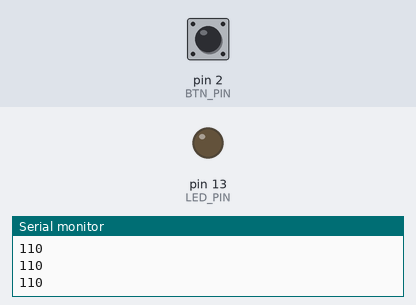
A sketch run on a simulated Arduino Uno, built with avr-gcc and run on an emulated ATmega328P. Parts: output pins drawn as LEDs (lit = HIGH), the last lines printed to the serial monitor. The test bench sets the inputs (shaded band); at power-on: pin 2 (BTN_PIN) HIGH.

Above: at 1.8 s.
1.9 s: pin 2 (BTN_PIN) pulled LOW for 0.6 s
At 2.3 s:
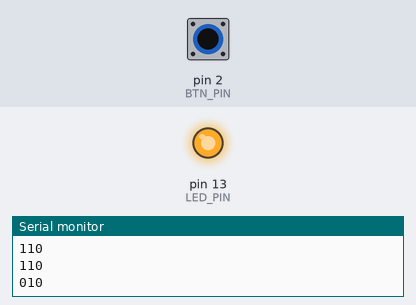
4.0 s: pin 2 (BTN_PIN) pulled LOW for 1 s
At 5.1 s:
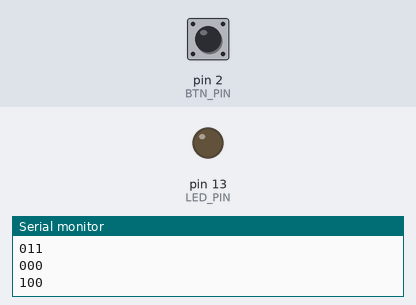
6.5 s: pin 2 (BTN_PIN) pulled LOW for 3.2 s
At 7.0 s:
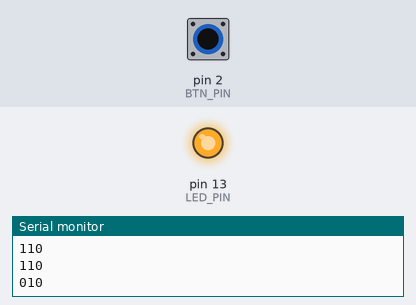
Timing chart, 0 to 9.5 s (numbered marks = the images above; inputs shaded):
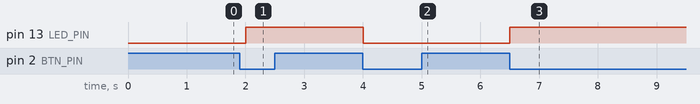

The sketch:

Seminar2_Travis.ino
```cpp
// Define the pin number for the button
const uint8_t BTN_PIN = 2;

// Define the pin number for the LED
const uint8_t LED_PIN = 13;

// Variable to store the previous state of the button
uint8_t buttonPrevState = HIGH;

// Variable to store the current state of the LED
uint8_t ledState = LOW;

void setup()
{
  // Set the button pin as an input with an internal pull-up resistor
  pinMode(BTN_PIN, INPUT_PULLUP);

  // Set the LED pin as an output
  pinMode(LED_PIN, OUTPUT);

  // Initialize serial communication at 9600 baud
  Serial.begin(9600);
}

void loop()
{
  // Read the current state of the button
  uint8_t buttonState = digitalRead(BTN_PIN);

  // Print the current button state, previous button state, and LED state to the serial monitor
  Serial.print(buttonState);
  Serial.print(buttonPrevState);
  Serial.print(ledState);
  Serial.println("");

  // Check if the button state has changed from HIGH to LOW (indicating a press)
  if(buttonState == LOW && buttonPrevState == HIGH)
  {
    // Toggle the LED state
    ledState = !ledState;

    // Update the LED pin with the new LED state
    digitalWrite(LED_PIN, ledState);
  }

  // Update the previous button state with the current state
  buttonPrevState = buttonState;

  // Wait for 500 milliseconds
  delay(500);
}
```

Measured:
- after the input at 1.9 s, pin 13 (LED_PIN): LOW → HIGH after 0.10 s
- after the input at 4.0 s, pin 13 (LED_PIN): HIGH → LOW at once
- after the input at 6.5 s, pin 13 (LED_PIN): LOW → HIGH at once
